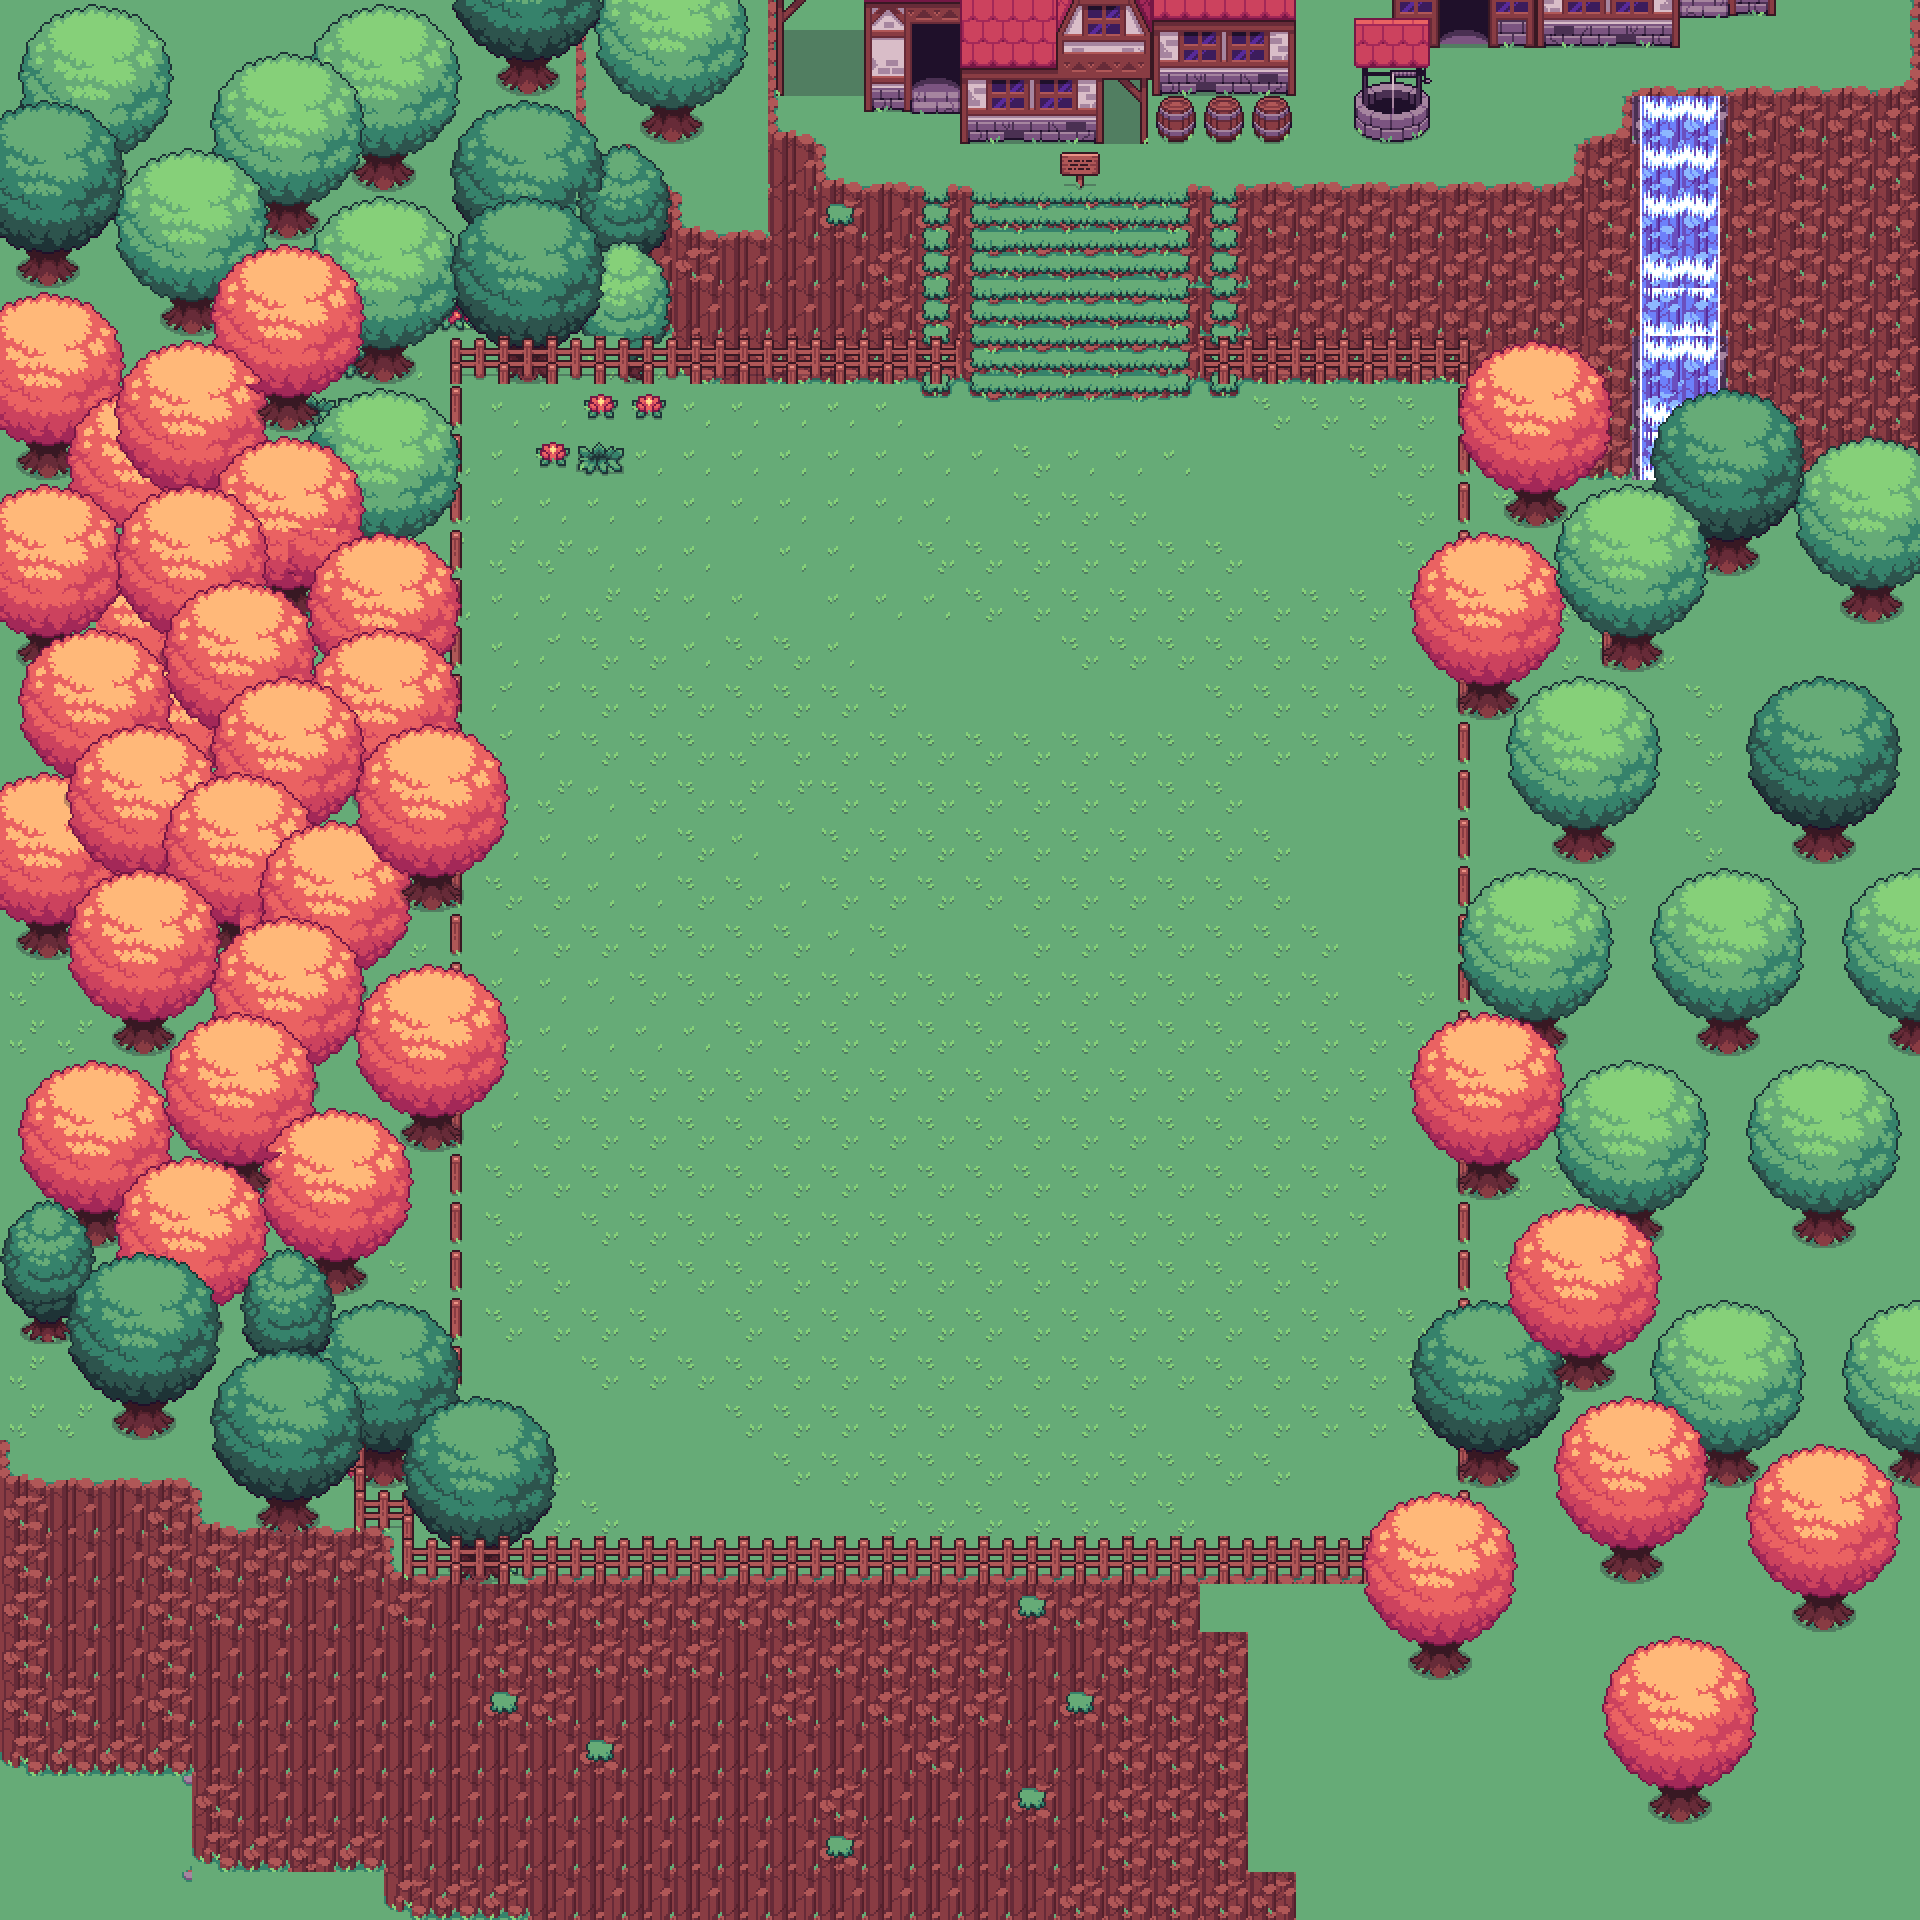

The image is a tile-based game level rendered from a .tmx file. Its description and source (layers, tilesets, objects; grid data summarised) follow:
An orthogonal 40x40 tile map with 48x48 px tiles, 6 tile layers (Background, Grass, Obstacle, Obstacle2, ...), 5 tilesets.

<map version="1.5" tiledversion="1.7.2" orientation="orthogonal" renderorder="right-down" width="40" height="40" tilewidth="48" tileheight="48" infinite="0" nextlayerid="9" nextobjectid="1">
 <tileset firstgid="1" source="_PrettyLittlePixel_Forest_A2.tsx" />
 <tileset firstgid="193" source="_PrettyLittlePixel_Forest_B.tsx" />
 <tileset firstgid="449" source="_PrettyLittlePixel_Forest_A5.tsx" />
 <tileset firstgid="577" source="_PrettyLittlePixel_Forest_A1.tsx" />
 <tileset firstgid="769" source="_PrettyLittlePixel_Forest_C.tsx" />
 <layer id="1" name="Background" width="40" height="40">
  <data>[1600 cells, 1600 non-empty, 1 distinct tile ids]</data>
 </layer>
 <layer id="6" name="Grass" width="40" height="40">
  <data>[1600 cells, 982 non-empty, 89 distinct tile ids]</data>
 </layer>
 <layer id="2" name="Obstacle" width="40" height="40">
  <data>[1600 cells, 555 non-empty, 106 distinct tile ids]</data>
 </layer>
 <layer id="3" name="Obstacle2" width="40" height="40">
  <data>[1600 cells, 235 non-empty, 74 distinct tile ids]</data>
 </layer>
 <layer id="7" name="Obstacle3" width="40" height="40">
  <data>[1600 cells, 229 non-empty, 36 distinct tile ids]</data>
 </layer>
 <layer id="8" name="Tile Layer 6" width="40" height="40">
  <data>[1600 cells, 32 non-empty, 32 distinct tile ids]</data>
 </layer>
</map>